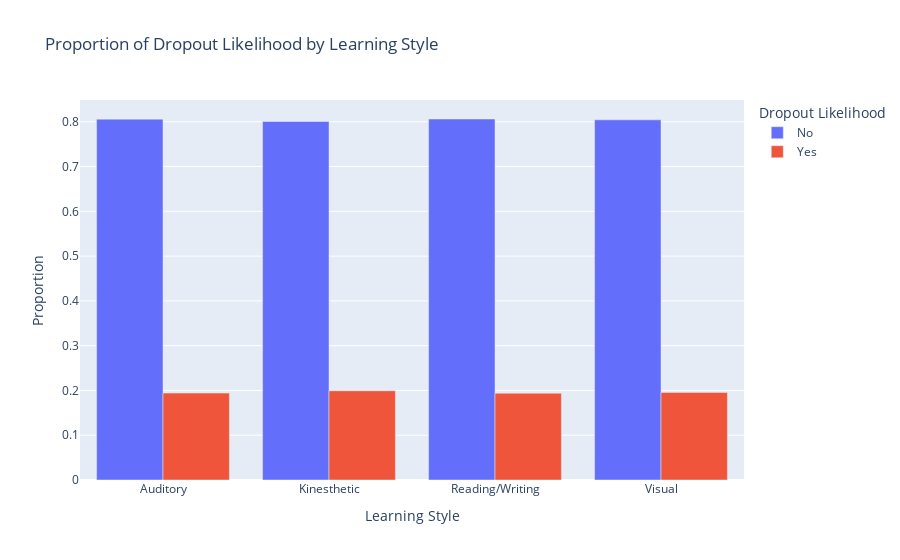

Notebook source saved alongside this figure:
### Markdown cell above
**Key observation:** The precision score of 1 is suggests that the model is overfitting. This is not a good sign as the model will then not be sensitive to real-world data differences.

### Code cell
contingency_table = pd.crosstab(df_old["Learning_Style"],
                                df_old["Dropout_Likelihood"],
                                normalize = "index")
#Creating a contingency table to plot categorical variables.

contingency_table_melted = contingency_table.reset_index().melt(
    id_vars = "Learning_Style",
    var_name = "Dropout_Likelihood",
    value_name = "Proportion"
) #Melting the contingency table for easier plotting.

fig = px.bar(
    data_frame = contingency_table_melted,
    x = "Learning_Style",
    y = "Proportion",
    color = "Dropout_Likelihood",
    barmode = "group",
    title = "Proportion of Dropout Likelihood by Learning Style")

fig.update_layout(
    xaxis_title = "Learning Style",
    yaxis_title = "Proportion",
    legend_title = "Dropout Likelihood")

fig.show() #Visualizing the relationship between Learning Style and Dropout Likelihood using a bar plot.

### Figure 1 — Plotly figure (JSON) as saved in the notebook; plotly's stock layout.template omitted (floating-point values rounded to 4 significant figures)
{"data": [{"alignmentgroup": "True", "hovertemplate": "Dropout_Likelihood=No<br>Learning_Style=%{x}<br>Proportion=%{y}<extra></extra>", "legendgroup": "No", "marker": {"color": "#636efa", "pattern": {"shape": ""}}, "name": "No", "offsetgroup": "No", "orientation": "v", "showlegend": true, "textposition": "auto", "type": "bar", "x": ["Auditory", "Kinesthetic", "Reading/Writing", "Visual"], "xaxis": "x", "y": [0.8059, 0.8007, 0.8062, 0.8044], "yaxis": "y"}, {"alignmentgroup": "True", "hovertemplate": "Dropout_Likelihood=Yes<br>Learning_Style=%{x}<br>Proportion=%{y}<extra></extra>", "legendgroup": "Yes", "marker": {"color": "#EF553B", "pattern": {"shape": ""}}, "name": "Yes", "offsetgroup": "Yes", "orientation": "v", "showlegend": true, "textposition": "auto", "type": "bar", "x": ["Auditory", "Kinesthetic", "Reading/Writing", "Visual"], "xaxis": "x", "y": [0.1941, 0.1993, 0.1938, 0.1956], "yaxis": "y"}], "layout": {"barmode": "group", "legend": {"title": {"text": "Dropout Likelihood"}, "tracegroupgap": 0}, "title": {"text": "Proportion of Dropout Likelihood by Learning Style"}, "xaxis": {"anchor": "y", "domain": [0, 1], "title": {"text": "Learning Style"}}, "yaxis": {"anchor": "x", "domain": [0, 1], "title": {"text": "Proportion"}}}}
